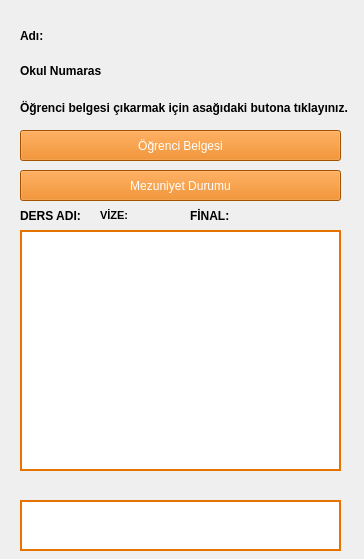
<?xml version="1.0" encoding="UTF-8"?>
<ui version="4.0">
 <class>ogrenci_islem</class>
 <widget class="QWidget" name="ogrenci_islem">
  <property name="geometry">
   <rect>
    <x>0</x>
    <y>0</y>
    <width>364</width>
    <height>559</height>
   </rect>
  </property>
  <property name="windowTitle">
   <string>Form</string>
  </property>
  <widget class="QLabel" name="label">
   <property name="geometry">
    <rect>
     <x>20</x>
     <y>20</y>
     <width>41</width>
     <height>31</height>
    </rect>
   </property>
   <property name="font">
    <font>
     <weight>75</weight>
     <bold>true</bold>
    </font>
   </property>
   <property name="text">
    <string>Adı:</string>
   </property>
  </widget>
  <widget class="QLabel" name="label_2">
   <property name="geometry">
    <rect>
     <x>50</x>
     <y>20</y>
     <width>101</width>
     <height>31</height>
    </rect>
   </property>
   <property name="text">
    <string/>
   </property>
  </widget>
  <widget class="QLabel" name="label_3">
   <property name="geometry">
    <rect>
     <x>20</x>
     <y>60</y>
     <width>81</width>
     <height>21</height>
    </rect>
   </property>
   <property name="font">
    <font>
     <weight>75</weight>
     <bold>true</bold>
    </font>
   </property>
   <property name="text">
    <string>Okul Numarası:</string>
   </property>
  </widget>
  <widget class="QLabel" name="label_4">
   <property name="geometry">
    <rect>
     <x>110</x>
     <y>60</y>
     <width>101</width>
     <height>21</height>
    </rect>
   </property>
   <property name="text">
    <string/>
   </property>
  </widget>
  <widget class="QLabel" name="label_5">
   <property name="geometry">
    <rect>
     <x>20</x>
     <y>100</y>
     <width>331</width>
     <height>16</height>
    </rect>
   </property>
   <property name="font">
    <font>
     <weight>75</weight>
     <bold>true</bold>
    </font>
   </property>
   <property name="text">
    <string>Öğrenci belgesi çıkarmak için asağıdaki butona tıklayınız.</string>
   </property>
  </widget>
  <widget class="QPushButton" name="ogrenci_belgesi">
   <property name="geometry">
    <rect>
     <x>20</x>
     <y>130</y>
     <width>321</width>
     <height>31</height>
    </rect>
   </property>
   <property name="styleSheet">
    <string notr="true">color:white;
background-color: rgb(230, 115, 0);</string>
   </property>
   <property name="text">
    <string>Öğrenci Belgesi</string>
   </property>
  </widget>
  <widget class="QLabel" name="label_6">
   <property name="geometry">
    <rect>
     <x>20</x>
     <y>200</y>
     <width>61</width>
     <height>31</height>
    </rect>
   </property>
   <property name="font">
    <font>
     <weight>75</weight>
     <bold>true</bold>
    </font>
   </property>
   <property name="text">
    <string>DERS ADI:</string>
   </property>
  </widget>
  <widget class="QLabel" name="label_7">
   <property name="geometry">
    <rect>
     <x>100</x>
     <y>200</y>
     <width>47</width>
     <height>31</height>
    </rect>
   </property>
   <property name="font">
    <font>
     <pointsize>8</pointsize>
     <weight>75</weight>
     <bold>true</bold>
     <underline>false</underline>
    </font>
   </property>
   <property name="text">
    <string>VİZE:</string>
   </property>
  </widget>
  <widget class="QLabel" name="label_8">
   <property name="geometry">
    <rect>
     <x>190</x>
     <y>200</y>
     <width>47</width>
     <height>31</height>
    </rect>
   </property>
   <property name="font">
    <font>
     <weight>75</weight>
     <bold>true</bold>
    </font>
   </property>
   <property name="text">
    <string>FİNAL:</string>
   </property>
  </widget>
  <widget class="QTextBrowser" name="yaz">
   <property name="geometry">
    <rect>
     <x>20</x>
     <y>230</y>
     <width>321</width>
     <height>241</height>
    </rect>
   </property>
   <property name="styleSheet">
    <string notr="true">border-width:2px;
border-style:solid;
border-color: rgb(230, 115, 0);</string>
   </property>
  </widget>
  <widget class="QPushButton" name="mezun">
   <property name="geometry">
    <rect>
     <x>20</x>
     <y>170</y>
     <width>321</width>
     <height>31</height>
    </rect>
   </property>
   <property name="styleSheet">
    <string notr="true">color:white;
background-color: rgb(230, 115, 0);</string>
   </property>
   <property name="text">
    <string>Mezuniyet Durumu</string>
   </property>
  </widget>
  <widget class="QLabel" name="label_9">
   <property name="geometry">
    <rect>
     <x>20</x>
     <y>480</y>
     <width>321</width>
     <height>16</height>
    </rect>
   </property>
   <property name="text">
    <string/>
   </property>
  </widget>
  <widget class="QTextBrowser" name="kalinan_ders_yaz">
   <property name="geometry">
    <rect>
     <x>20</x>
     <y>500</y>
     <width>321</width>
     <height>51</height>
    </rect>
   </property>
   <property name="styleSheet">
    <string notr="true">border-width:2px;
border-style:solid;
border-color: rgb(230, 115, 0);</string>
   </property>
  </widget>
  <widget class="QLabel" name="arka_plan">
   <property name="geometry">
    <rect>
     <x>0</x>
     <y>0</y>
     <width>371</width>
     <height>561</height>
    </rect>
   </property>
   <property name="text">
    <string/>
   </property>
  </widget>
  <zorder>arka_plan</zorder>
  <zorder>label</zorder>
  <zorder>label_2</zorder>
  <zorder>label_3</zorder>
  <zorder>label_4</zorder>
  <zorder>label_5</zorder>
  <zorder>ogrenci_belgesi</zorder>
  <zorder>label_6</zorder>
  <zorder>label_7</zorder>
  <zorder>label_8</zorder>
  <zorder>yaz</zorder>
  <zorder>mezun</zorder>
  <zorder>label_9</zorder>
  <zorder>kalinan_ders_yaz</zorder>
 </widget>
 <resources/>
 <connections/>
</ui>
